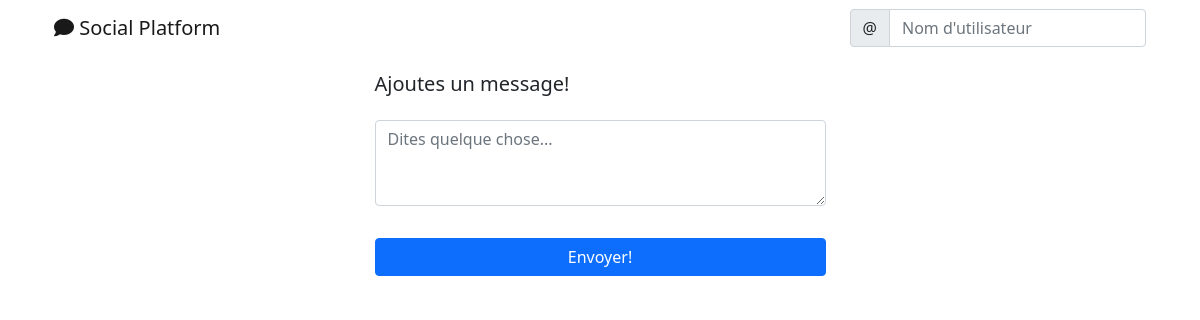
Page /social/ on the earlier database version.
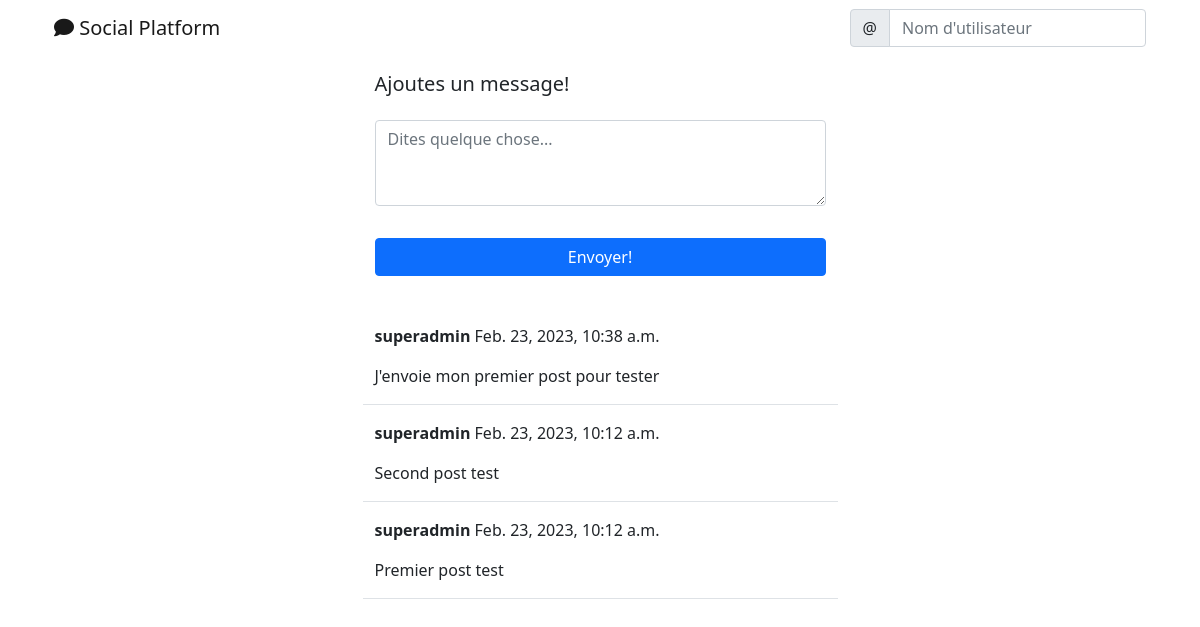
Same page on the later database version.
### social/models.py (models this page shows)
class Post(models.Model):
    idPost = models.AutoField(primary_key=True)
    contenu = models.TextField(max_length=1500)
    auteur = models.ForeignKey(User, on_delete=models.CASCADE)
    sendingTime = models.DateTimeField(default=timezone.now)

### social/views.py (the view, shortened to what this page needs)
# urls.py: path('', PostListView.as_view(), name='post-list'),
class PostListView(View):
    def get(self, request, *args, **kwargs): #permettent de passer plusieurs arguments ou des arguments de mots-clés à une fonction
        posts = Post.objects.all().order_by('-sendingTime')
        form = PostForm()
        context = {
            'post_list': posts,
            'form': form,
        }
        return render(request, 'social/post_list.html', context)

### social/forms.py
class PostForm(forms.ModelForm):
    contenu = forms.CharField(
        label='',
        widget=forms.Textarea(attrs={
            'rows': '3',
            'placeholder': 'Dites quelque chose...'
            }))
    class Meta:
        model = Post
        fields = ['contenu']

### social/templates/social/post_list.html (shortened to what this page needs)
{% extends 'landing/base.html' %}
{% load crispy_forms_tags %}
{% block content %}
    <div class="container">
        <div class="row justify-content-center mt-3">
            <div class="col-md-5 col-sm-12">
                <h5>Ajoutes un message!</h5>
            </div>
        </div>
        <div class="row justify-content-center mt-3 mb-5">
            <div class="col-md-5 col-sm-12">
                <form method="POST">
                    {{ form | crispy }}
                    <div class="d-grid gap-2">
                        <button class="btn btn-primary mt-3">Envoyer!</button>
                    </div>
                </form>
            </div>
        </div>
        {% for post in post_list %}
        <div class="row justify-content-center mt-3">
            <div class="col-md-5 col-sm-12 border-bottom position-relative">
                <p><strong>{{ post.auteur }}</strong> {{ post.sendingTime }}</p>
                <p>{{ post.contenu }}</p>
            </div>
        </div>
        {% endfor %}
    </div>
{% endblock content %}

### landing/templates/landing/base.html (shortened to what this page needs)
<!doctype html>
<html lang="fr">
  <head>
    <link href="https://cdn.jsdelivr.net/npm/bootstrap@5.0.2/dist/css/bootstrap.min.css" rel="stylesheet">
  </head>
  <body>
    {% include 'landing/navbar.html' %}
    {% block content %}
    {% endblock content %}
  </body>
</html>

### landing/templates/landing/navbar.html (shortened to what this page needs)
<div class="container">
    <nav class="navbar navbar-expand-lg navbar-light">
      <div class="container-fluid">
        <a class="navbar-brand"
        {% if user.is_authenticated %}
        href="{% url 'post-list' %}"
        {% else %}
        href="{% url 'index' %}"
        {% endif %}
        ><i class="fas fa-comment"></i> Social Platform</a>
        <div class="collapse navbar-collapse" id="navbarTogglerDemo03">
          <form class="d-flex">
            <div class="input-group">
            <span class="input-group-text" id="basic-addon1">@</span>
            <input type="text" class="form-control" placeholder="Nom d'utilisateur" aria-label="Username" aria-describedby="basic-addon1">
        </div>
          </form>
        </div>
      </div>
    </nav>
</div>

Differences in the rows shown:
added Post: auteur "superadmin", sendingTime "Feb. 23, 2023, 10:38 a.m.", contenu "J'envoie mon premier post pour tester"
added Post: auteur "superadmin", sendingTime "Feb. 23, 2023, 10:12 a.m.", contenu "Second post test"
added Post: auteur "superadmin", sendingTime "Feb. 23, 2023, 10:12 a.m.", contenu "Premier post test"
